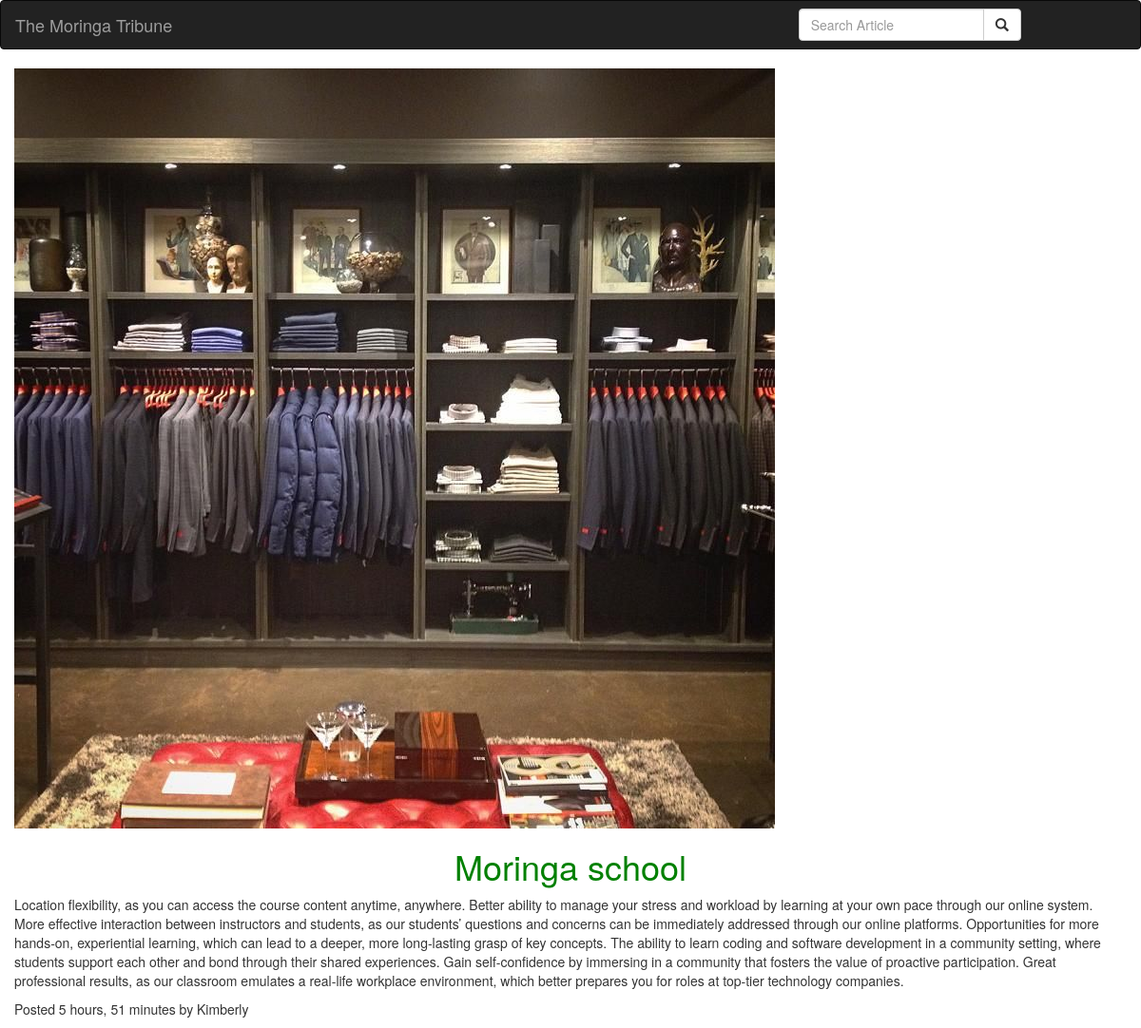
The app's page /article/1 with its own data.
### news/models.py (models this page shows, shortened)
class Article(models.Model):
    title = models.CharField(max_length =60)
    post = models.TextField()
    editor = models.ForeignKey(Editor)
    tags = models.ManyToManyField(tags)
    pub_date = models.DateTimeField(auto_now_add=True)
    article_image = models.ImageField(upload_to = 'articles/')

class Editor(models.Model):
    first_name = models.CharField(max_length =30)
    last_name = models.CharField(max_length =30)
    email = models.EmailField()
    phone_number = models.CharField(max_length = 10,blank =True)
    class Meta:
        ordering = ['first_name']

### news/views.py (the view)
# urls.py: url(r'^article/(\d+)',views.article,name ='article')
def article(request,article_id):
    try:
        article = Article.objects.get(id = article_id)
    except DoesNotExist:
        raise Http404()
    return render(request,"all-news/article.html", {"article":article})

### news/templates/all-news/article.html
{% extends 'all-news/base.html' %}
 {% block content %}
 <div class="container">
   <div class="row">
     <img src="{{article.article_image.url}}"  class="img-responsive" alt="">
   </div>
   <div class="row">
     <h1 class="text-center">{{article.title}}</h1>
   </div>
   <div class="row">
     <p>{{article.post}}</p>
   </div>
   <div class="row">
     <p>Posted {{article.pub_date|timesince}} by {{article.editor.first_name}}</p>
   </div>
 </div>
 {% endblock %}

### news/templates/all-news/base.html (shortened to what this page needs)
{% load bootstrap3 %}
{% load static %}
<!DOCTYPE html>
<html>
<head>
  {% block styles %}
    {% bootstrap_css %}
    <link rel="stylesheet" href="{% static 'css/basenews.css' %}">
  {% endblock %}
</head>
<body>
    {% include "navbar.html" %}
    {% block content %} <h1 class='text-center'>News for {{date|date:"l d-F Y"}}</h1> {%endblock%}
</body>
</html>

### news/templates/navbar.html
<nav class="navbar navbar-inverse">
    <div class="container-fluid">
      <div class="navbar-header">
        <a class="navbar-brand" href="{% url 'newsToday' %}">The Moringa Tribune</a>
      </div>
      <div class="col-sm-4 col-md-4 navbar-right">
        <form class="navbar-form" role="search" action="{% url 'search_results' %}">
          <div class="input-group">
            <input type="text" class="form-control" placeholder="Search Article" name="article">
            <div class="input-group-btn">
              <button class="btn btn-default" type="submit"><i class="glyphicon glyphicon-search"></i></button>
            </div>
          </div>
        </form>
      </div>
    </div>
  </nav>

### static/css/basenews.css (style rules this page uses)
h1 { color: green; }

### records on screen
Article: article_image (picture), title "Moringa school", post "Location flexibility, as you can access the course content anytime, anywhere. Better ability to manage your stress and workload by learning at your own pace through our online system. More effective interaction between instructors and students, as our students’ questions and concerns can be immediately addressed through our online platforms. Opportunities for more hands-on, experiential learning, which can lead to a deeper, more long-lasting grasp of key concepts. The ability to learn coding and software development in a community setting, where students support each other and bond through their shared experiences. Gain self-confidence by immersing in a community that fosters the value of…", pub_date "5 hours, 51 minutes", editor.first_name "Kimberly"
